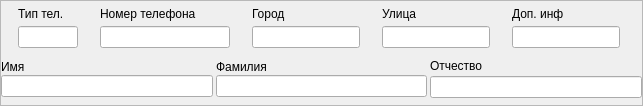
<?xml version="1.0" encoding="UTF-8"?>
<ui version="4.0">
 <class>CatItemFrame</class>
 <widget class="QFrame" name="CatItemFrame">
  <property name="geometry">
   <rect>
    <x>0</x>
    <y>0</y>
    <width>643</width>
    <height>106</height>
   </rect>
  </property>
  <property name="sizePolicy">
   <sizepolicy hsizetype="Fixed" vsizetype="Fixed">
    <horstretch>0</horstretch>
    <verstretch>0</verstretch>
   </sizepolicy>
  </property>
  <property name="windowTitle">
   <string>Frame</string>
  </property>
  <property name="frameShape">
   <enum>QFrame::StyledPanel</enum>
  </property>
  <property name="frameShadow">
   <enum>QFrame::Raised</enum>
  </property>
  <layout class="QVBoxLayout" name="verticalLayout_5">
   <property name="spacing">
    <number>5</number>
   </property>
   <property name="leftMargin">
    <number>0</number>
   </property>
   <property name="topMargin">
    <number>0</number>
   </property>
   <property name="rightMargin">
    <number>0</number>
   </property>
   <property name="bottomMargin">
    <number>0</number>
   </property>
   <item>
    <layout class="QHBoxLayout" name="horizontalLayout_2">
     <property name="topMargin">
      <number>0</number>
     </property>
     <item>
      <layout class="QVBoxLayout" name="verticalLayout_7">
       <item>
        <widget class="QLabel" name="label_2">
         <property name="sizePolicy">
          <sizepolicy hsizetype="Fixed" vsizetype="Fixed">
           <horstretch>0</horstretch>
           <verstretch>0</verstretch>
          </sizepolicy>
         </property>
         <property name="text">
          <string>Тип тел.</string>
         </property>
         <property name="textFormat">
          <enum>Qt::AutoText</enum>
         </property>
        </widget>
       </item>
       <item>
        <widget class="QLineEdit" name="lineEditPhoneType">
         <property name="sizePolicy">
          <sizepolicy hsizetype="Fixed" vsizetype="Fixed">
           <horstretch>0</horstretch>
           <verstretch>0</verstretch>
          </sizepolicy>
         </property>
         <property name="maximumSize">
          <size>
           <width>60</width>
           <height>16777215</height>
          </size>
         </property>
        </widget>
       </item>
      </layout>
     </item>
     <item>
      <layout class="QVBoxLayout" name="verticalLayout_8">
       <item>
        <widget class="QLabel" name="label_3">
         <property name="sizePolicy">
          <sizepolicy hsizetype="Fixed" vsizetype="Fixed">
           <horstretch>0</horstretch>
           <verstretch>0</verstretch>
          </sizepolicy>
         </property>
         <property name="maximumSize">
          <size>
           <width>120</width>
           <height>16777215</height>
          </size>
         </property>
         <property name="sizeIncrement">
          <size>
           <width>0</width>
           <height>0</height>
          </size>
         </property>
         <property name="text">
          <string>Номер телефона</string>
         </property>
        </widget>
       </item>
       <item>
        <widget class="QLineEdit" name="lineEditPhoneNumb">
         <property name="sizePolicy">
          <sizepolicy hsizetype="Fixed" vsizetype="Fixed">
           <horstretch>0</horstretch>
           <verstretch>0</verstretch>
          </sizepolicy>
         </property>
         <property name="maximumSize">
          <size>
           <width>130</width>
           <height>16777215</height>
          </size>
         </property>
        </widget>
       </item>
      </layout>
     </item>
     <item>
      <layout class="QVBoxLayout" name="verticalLayout_9">
       <item>
        <widget class="QLabel" name="label_4">
         <property name="sizePolicy">
          <sizepolicy hsizetype="Fixed" vsizetype="Fixed">
           <horstretch>0</horstretch>
           <verstretch>0</verstretch>
          </sizepolicy>
         </property>
         <property name="text">
          <string>Город</string>
         </property>
        </widget>
       </item>
       <item>
        <widget class="QLineEdit" name="lineEditCity">
         <property name="sizePolicy">
          <sizepolicy hsizetype="Fixed" vsizetype="Fixed">
           <horstretch>0</horstretch>
           <verstretch>0</verstretch>
          </sizepolicy>
         </property>
        </widget>
       </item>
      </layout>
     </item>
     <item>
      <layout class="QVBoxLayout" name="verticalLayout_10">
       <item>
        <widget class="QLabel" name="label_5">
         <property name="sizePolicy">
          <sizepolicy hsizetype="Fixed" vsizetype="Fixed">
           <horstretch>0</horstretch>
           <verstretch>0</verstretch>
          </sizepolicy>
         </property>
         <property name="text">
          <string>Улица</string>
         </property>
        </widget>
       </item>
       <item>
        <widget class="QLineEdit" name="lineEditStreet">
         <property name="sizePolicy">
          <sizepolicy hsizetype="Fixed" vsizetype="Fixed">
           <horstretch>0</horstretch>
           <verstretch>0</verstretch>
          </sizepolicy>
         </property>
        </widget>
       </item>
      </layout>
     </item>
     <item>
      <layout class="QVBoxLayout" name="verticalLayout_12">
       <property name="rightMargin">
        <number>0</number>
       </property>
       <item>
        <widget class="QLabel" name="label_6">
         <property name="sizePolicy">
          <sizepolicy hsizetype="Fixed" vsizetype="Fixed">
           <horstretch>0</horstretch>
           <verstretch>0</verstretch>
          </sizepolicy>
         </property>
         <property name="text">
          <string>Доп. инф</string>
         </property>
        </widget>
       </item>
       <item>
        <widget class="QLineEdit" name="lineEditAddInf">
         <property name="sizePolicy">
          <sizepolicy hsizetype="Fixed" vsizetype="Fixed">
           <horstretch>0</horstretch>
           <verstretch>0</verstretch>
          </sizepolicy>
         </property>
        </widget>
       </item>
      </layout>
     </item>
    </layout>
   </item>
   <item>
    <layout class="QHBoxLayout" name="horizontalLayout" stretch="0,0,0">
     <property name="spacing">
      <number>3</number>
     </property>
     <item>
      <layout class="QVBoxLayout" name="verticalLayout">
       <property name="spacing">
        <number>0</number>
       </property>
       <item>
        <widget class="QLabel" name="lblName">
         <property name="sizePolicy">
          <sizepolicy hsizetype="Preferred" vsizetype="Fixed">
           <horstretch>0</horstretch>
           <verstretch>0</verstretch>
          </sizepolicy>
         </property>
         <property name="text">
          <string>Имя</string>
         </property>
        </widget>
       </item>
       <item>
        <widget class="QLineEdit" name="edtName">
         <property name="sizePolicy">
          <sizepolicy hsizetype="Expanding" vsizetype="Fixed">
           <horstretch>0</horstretch>
           <verstretch>0</verstretch>
          </sizepolicy>
         </property>
        </widget>
       </item>
      </layout>
     </item>
     <item>
      <layout class="QVBoxLayout" name="verticalLayout_2">
       <property name="spacing">
        <number>0</number>
       </property>
       <item>
        <widget class="QLabel" name="lblSurname">
         <property name="sizePolicy">
          <sizepolicy hsizetype="Preferred" vsizetype="Fixed">
           <horstretch>0</horstretch>
           <verstretch>0</verstretch>
          </sizepolicy>
         </property>
         <property name="text">
          <string>Фамилия</string>
         </property>
        </widget>
       </item>
       <item>
        <widget class="QLineEdit" name="edtSurname"/>
       </item>
      </layout>
     </item>
     <item>
      <layout class="QVBoxLayout" name="verticalLayout_3">
       <property name="leftMargin">
        <number>0</number>
       </property>
       <item>
        <widget class="QLabel" name="label">
         <property name="sizePolicy">
          <sizepolicy hsizetype="Preferred" vsizetype="Fixed">
           <horstretch>0</horstretch>
           <verstretch>0</verstretch>
          </sizepolicy>
         </property>
         <property name="text">
          <string>Отчество</string>
         </property>
        </widget>
       </item>
       <item>
        <widget class="QLineEdit" name="lineEditPatronymic"/>
       </item>
      </layout>
     </item>
    </layout>
   </item>
  </layout>
 </widget>
 <resources/>
 <connections/>
</ui>
